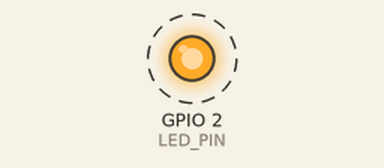
This sketch was run on a simulated ESP32. Shown: output pins drawn as LEDs (lit = HIGH). Dashed ring = blinking. What the sketch prints to the serial monitor is not drawn.

Above: at 0.2 s.
Timing chart, 0 to 3.0 s (numbered marks = the images above):
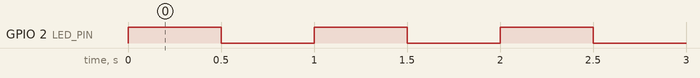

The sketch:

1_Blinky.ino
```cpp
// Use only one core just for demo purposes
#if CONFIG_FREERTOS_UNICORE
  static const BaseType_t app_cpu = 0;
#else
  static const BaseType_t app_cpu = 1;
#endif

// Pins
#define LED_PIN 2

// Task for toggeling LED
void toggle_led(void *params){
  // Task super-loop
  while(1){
    Serial.println("ON");
    digitalWrite(LED_PIN, HIGH);
    vTaskDelay(500 / portTICK_PERIOD_MS); // Tick timer (non-blocking)

    Serial.println("OFF");
    digitalWrite(LED_PIN, LOW);
    vTaskDelay(500 / portTICK_PERIOD_MS);
  }
}

// Task for ruining toggeling LED rates
void toggle_diff(void *params){
  // Task super-loop
  while(1){
    Serial.println("ON");
    digitalWrite(LED_PIN, HIGH);
    vTaskDelay(200 / portTICK_PERIOD_MS); // Tick timer (non-blocking)

    Serial.println("OFF");
    digitalWrite(LED_PIN, LOW);
    vTaskDelay(200 / portTICK_PERIOD_MS);
  }
}

// setup runs as its own tasks
void setup() {
  Serial.begin(115200);

  // Pin configuration
  pinMode(LED_PIN, OUTPUT);

  // Task to run forever
  xTaskCreatePinnedToCore(      // xTaskCreate() in vanilla FreeRTOS
                toggle_led,     // Function to run
                "Toggle LED",   // Name of task
                1024,           // Stack size (bytes in ESP32, words in FreeRTOS)
                NULL,           // Params to pass to function
                1,              // Task priority (0 to configMAX_PRIORITIES -1)
                NULL,           // Task handle
                app_cpu);       // Run on one core

  /*
  // 2nd Task to run forever
  // (this should interrupt the other task's blinking pattern and introduce
  // weird blinking patterns)
  xTaskCreatePinnedToCore(      // xTaskCreate() in vanilla FreeRTOS
                toggle_diff,    // Function to run
                "Toggle LED",   // Name of task
                1024,           // Stack size (bytes in ESP32, words in FreeRTOS)
                NULL,           // Params to pass to function
                1,              // Task priority (0 to configMAX_PRIORITIES -1)
                NULL,           // Task handle
                app_cpu);       // Run on one core
    */
}

void loop() {

}
```

Measured:
- by itself, GPIO 2 (LED_PIN): alternates HIGH for 0.50 s and LOW for 0.50 s
